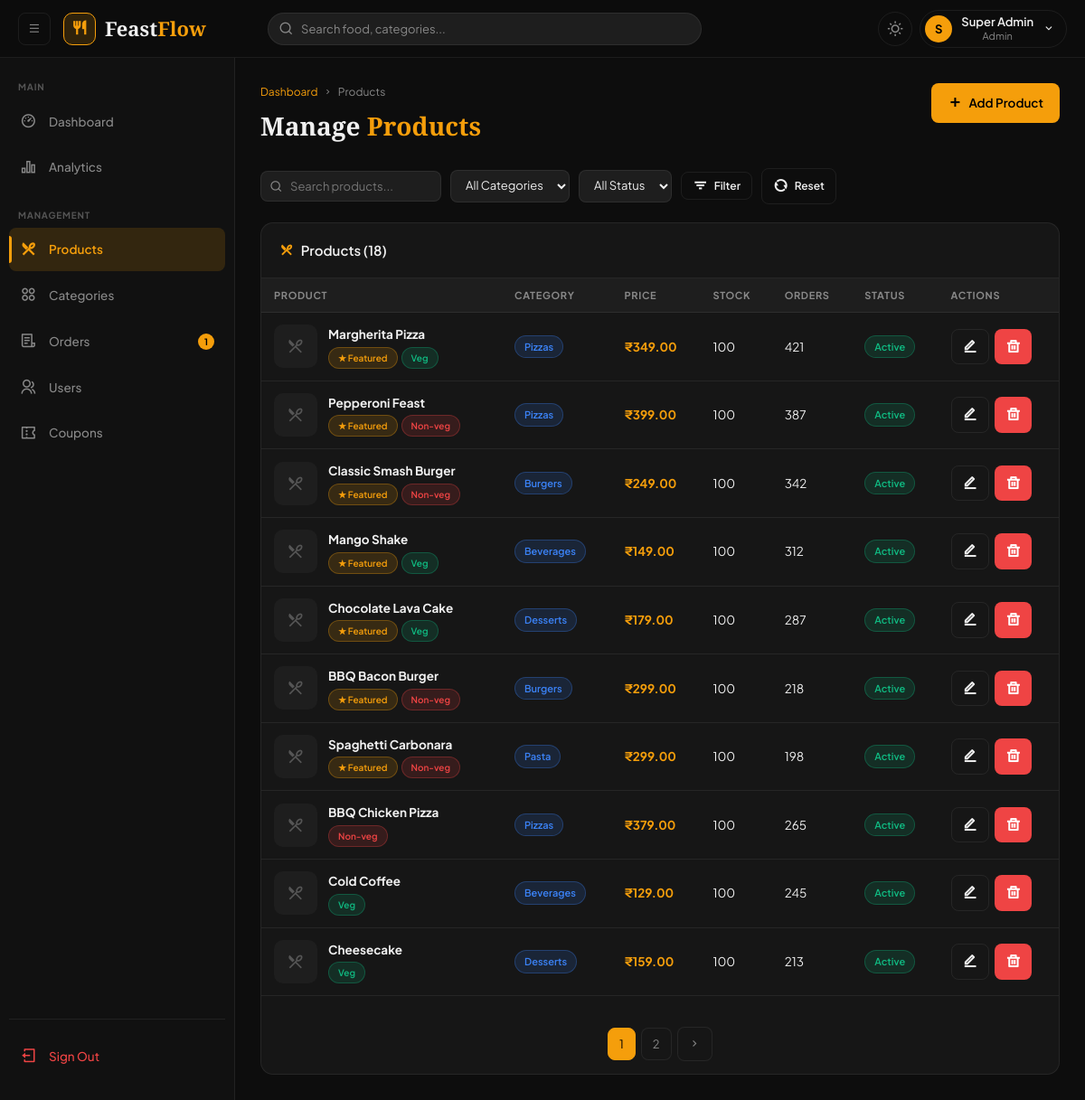
/admin/products.php (signed in), run on the app's committed database.
### tables this page shows
CREATE TABLE IF NOT EXISTS `products` (
    `id`          INT UNSIGNED   NOT NULL AUTO_INCREMENT,
    `category_id` INT UNSIGNED   NOT NULL,
    `name`        VARCHAR(200)   NOT NULL,
    `description` TEXT           NULL,
    `price`       DECIMAL(10,2)  NOT NULL,
    `image`       VARCHAR(255)   NULL,
    `stock`       INT            NOT NULL DEFAULT 100,
    `is_featured` TINYINT(1)     NOT NULL DEFAULT 0,
    `is_veg`      TINYINT(1)     NOT NULL DEFAULT 0,
    `rating`      DECIMAL(3,2)   NOT NULL DEFAULT 0.00,
    `total_orders`INT            NOT NULL DEFAULT 0,
    `status`      ENUM('active','inactive') NOT NULL DEFAULT 'active',
    `created_at`  TIMESTAMP      NOT NULL DEFAULT CURRENT_TIMESTAMP,
    `updated_at`  TIMESTAMP      NOT NULL DEFAULT CURRENT_TIMESTAMP ON UPDATE CURRENT_TIMESTAMP,
    PRIMARY KEY (`id`),
    INDEX `idx_category` (`category_id`),
    INDEX `idx_status`   (`status`),
    INDEX `idx_featured` (`is_featured`),
    CONSTRAINT `fk_product_category` FOREIGN KEY (`category_id`) REFERENCES `categories`(`id`) ON DELETE RESTRICT
);

CREATE TABLE IF NOT EXISTS `categories` (
    `id`          INT UNSIGNED NOT NULL AUTO_INCREMENT,
    `name`        VARCHAR(100) NOT NULL UNIQUE,
    `description` TEXT         NULL,
    `icon`        VARCHAR(100) NULL DEFAULT 'ri-restaurant-line',
    `color`       VARCHAR(20)  NULL DEFAULT '#f59e0b',
    `status`      ENUM('active','inactive') NOT NULL DEFAULT 'active',
    `sort_order`  INT          NOT NULL DEFAULT 0,
    `created_at`  TIMESTAMP    NOT NULL DEFAULT CURRENT_TIMESTAMP,
    PRIMARY KEY (`id`)
);

### admin/products.php (the view, shortened to what this page needs)
<?php
require_once __DIR__ . '/../includes/functions.php';
$action  = $_GET['action'] ?? 'list';
$filters = ['status' => $_GET['status'] ?? '', 'search' => $_GET['search'] ?? '', 'category' => $_GET['category'] ?? ''];
$products = ($action === 'list') ? getProducts(array_merge($filters, ['status' => $filters['status'] ?: null])) : [];
$page    = max(1, (int)($_GET['page'] ?? 1));
$perPage = ROWS_PER_PAGE;
$total   = count($products);
$pages   = max(1, ceil($total / $perPage));
$products = array_slice($products, ($page-1)*$perPage, $perPage);
$pageTitle = ($action === 'add' ? 'Add Product' : ($action === 'edit' ? 'Edit Product' : 'Products'));
include __DIR__ . '/../includes/header.php';
?>
<div class="page-header">
  <div>
    <div class="breadcrumb"><a href="<?= APP_URL ?>/admin/dashboard.php">Dashboard</a><i class="ri-arrow-right-s-line"></i>
    <?= $pageTitle ?>
    </div>
    <h1 class="page-title"><?= $action === 'add' ? 'Add New <span>Product</span>' : ($action === 'edit' ? 'Edit <span>Product</span>' : 'Manage <span>Products</span>') ?></h1>
  </div>
  <?php if ($action === 'list'): ?>
  <a href="?action=add" class="btn btn-primary"><i class="ri-add-line"></i> Add Product</a>
  <?php else: ?>
  <a href="<?= APP_URL ?>/admin/products.php" class="btn btn-outline"><i class="ri-arrow-left-line"></i> Back to List</a>
  <?php endif; ?>
</div>
<?php if ($action === 'list'): ?>
<form method="GET" action="">
  <div class="filters-bar">
    <div class="search-filter">
      <i class="ri-search-line"></i>
      <input type="text" name="search" placeholder="Search products..." value="<?= sanitize($filters['search']) ?>">
    </div>
    <select name="category" class="filter-select">
      <option value="">All Categories</option>
    </select>
    <select name="status" class="filter-select">
      <option value="">All Status</option>
    </select>
    <button type="submit" class="btn btn-outline btn-sm"><i class="ri-filter-3-line"></i> Filter</button>
    <a href="?action=list" class="btn btn-outline btn-sm"><i class="ri-refresh-line"></i> Reset</a>
  </div>
</form>
<div class="card">
  <div class="card-header">
    <div class="card-title"><i class="ri-restaurant-2-line"></i>Products (<?= $total ?>)</div>
  </div>
  <?php if (empty($products)): ?>
  <div class="empty-state"><i class="ri-restaurant-2-line"></i><h3>No products found</h3><p>Try adjusting your filters or add a new product.</p><a href="?action=add" class="btn btn-primary"><i class="ri-add-line"></i> Add Product</a></div>
  <?php else: ?>
  <div class="table-wrapper">
    <table>
      <thead><tr><th>Product</th><th>Category</th><th>Price</th><th>Stock</th><th>Orders</th><th>Status</th><th>Actions</th></tr></thead>
      <tbody>
      <?php foreach ($products as $p): ?>
      <tr data-searchable="<?= sanitize($p['name']) . ' ' . sanitize($p['category_name']) ?>">
        <td>
          <div style="display:flex;align-items:center;gap:12px">
            <div style="width:48px;height:48px;border-radius:10px;overflow:hidden;background:var(--bg-input);flex-shrink:0">
              <?php if ($p['image']): ?>
              <img src="<?= APP_URL ?>/assets/uploads/products/<?= sanitize($p['image']) ?>" style="width:100%;height:100%;object-fit:cover">
              <?php else: ?><div style="display:grid;place-items:center;height:100%;color:var(--text-light);font-size:20px"><i class="ri-restaurant-2-line"></i></div>
              <?php endif; ?>
            </div>
            <div>
              <div class="fw-bold"><?= sanitize($p['name']) ?></div>
              <div style="display:flex;gap:4px;margin-top:3px">
                <?php if ($p['is_featured']): ?><span class="badge badge-warning" style="font-size:10px">★ Featured</span><?php endif; ?>
                <?php if ($p['is_veg']): ?><span class="badge badge-success" style="font-size:10px">Veg</span><?php else: ?><span class="badge badge-danger" style="font-size:10px">Non-veg</span><?php endif; ?>
              </div>
            </div>
          </div>
        </td>
        <td><span class="badge badge-info"><?= sanitize($p['category_name']) ?></span></td>
        <td class="fw-bold text-amber"><?= formatPrice($p['price']) ?></td>
        <td><?= $p['stock'] ?></td>
        <td><?= $p['total_orders'] ?></td>
        <td><?= statusBadge($p['status']) ?></td>
        <td>
          <div style="display:flex;gap:6px">
            <a href="?action=edit&id=<?= $p['id'] ?>" class="btn btn-outline btn-sm"><i class="ri-edit-line"></i></a>
            <a href="?action=delete&id=<?= $p['id'] ?>" class="btn btn-danger btn-sm" data-confirm="Delete '<?= sanitize($p['name']) ?>'? This cannot be undone."><i class="ri-delete-bin-line"></i></a>
          </div>
        </td>
      </tr>
      <?php endforeach; ?>
      </tbody>
    </table>
  </div>
  <?php if ($pages > 1): ?>
  <div style="padding:14px 20px;border-top:1px solid var(--border)">
    <div class="pagination">
      <?php for ($i = max(1,$page-2); $i <= min($pages,$page+2); $i++): ?>
      <a href="?<?= http_build_query(array_merge($filters,['action'=>'list','page'=>$i])) ?>" class="page-btn <?= $i==$page?'active':'' ?>"><?= $i ?></a>
      <?php endfor; ?>
      <?php if ($page < $pages): ?><a href="?<?= http_build_query(array_merge($filters,['action'=>'list','page'=>$page+1])) ?>" class="page-btn"><i class="ri-arrow-right-s-line"></i></a><?php endif; ?>
    </div>
  </div>
  <?php endif; ?>
  <?php endif; ?>
</div>
<?php endif; ?>
<?php include __DIR__ . '/../includes/footer.php'; ?>

### includes/functions.php (shortened to what this page needs)
<?php
function getProducts(array $filters = []): array {
    $pdo = getPDO();
    $sql = "SELECT p.*, c.name AS category_name, c.color AS cat_color
            FROM products p
            JOIN categories c ON p.category_id = c.id
            WHERE 1=1";
    $params = [];
    if (!empty($filters['status'])) {
        $sql .= " AND p.status = ?";
        $params[] = $filters['status'];
    } else {
        $sql .= " AND p.status = 'active'";
    }
    if (!empty($filters['sort'])) {
        $sorts = ['price_asc' => 'p.price ASC', 'price_desc' => 'p.price DESC',
                  'rating' => 'p.rating DESC', 'popular' => 'p.total_orders DESC',
                  'newest' => 'p.created_at DESC'];
        $sql .= " ORDER BY " . ($sorts[$filters['sort']] ?? 'p.is_featured DESC, p.total_orders DESC');
    } else {
        $sql .= " ORDER BY p.is_featured DESC, p.total_orders DESC";
    }
    $stmt = $pdo->prepare($sql);
    $stmt->execute($params);
    return $stmt->fetchAll();
}
function formatPrice(float $price): string {
    return '₹' . number_format($price, 2);
}
function sanitize(string $str): string {
    return htmlspecialchars(trim($str), ENT_QUOTES, 'UTF-8');
}
function statusBadge(string $status): string {
    $map = [
        'pending'          => ['class' => 'badge-warning',  'label' => 'Pending'],
        'confirmed'        => ['class' => 'badge-info',     'label' => 'Confirmed'],
        'preparing'        => ['class' => 'badge-primary',  'label' => 'Preparing'],
        'out_for_delivery' => ['class' => 'badge-purple',   'label' => 'Out for Delivery'],
        'delivered'        => ['class' => 'badge-success',  'label' => 'Delivered'],
        'cancelled'        => ['class' => 'badge-danger',   'label' => 'Cancelled'],
        'active'           => ['class' => 'badge-success',  'label' => 'Active'],
        'inactive'         => ['class' => 'badge-secondary','label' => 'Inactive'],
        'paid'             => ['class' => 'badge-success',  'label' => 'Paid'],
        'banned'           => ['class' => 'badge-danger',   'label' => 'Banned'],
    ];
    $b = $map[$status] ?? ['class' => 'badge-secondary', 'label' => ucfirst($status)];
    return "<span class=\"badge {$b['class']}\">{$b['label']}</span>";
}

### data on the page
products: name "Margherita Pizza", is_featured "★ Featured", is_veg "Veg", category.name "Pizzas", price "₹349.00", stock "100", total_orders "421", status "Active"
products: name "Pepperoni Feast", is_featured "★ Featured", is_veg "Non-veg", category.name "Pizzas", price "₹399.00", stock "100", total_orders "387", status "Active"
products: name "Classic Smash Burger", is_featured "★ Featured", is_veg "Non-veg", category.name "Burgers", price "₹249.00", stock "100", total_orders "342", status "Active"
products: name "Mango Shake", is_featured "★ Featured", is_veg "Veg", category.name "Beverages", price "₹149.00", stock "100", total_orders "312", status "Active"
products: name "Chocolate Lava Cake", is_featured "★ Featured", is_veg "Veg", category.name "Desserts", price "₹179.00", stock "100", total_orders "287", status "Active"
products: name "BBQ Bacon Burger", is_featured "★ Featured", is_veg "Non-veg", category.name "Burgers", price "₹299.00", stock "100", total_orders "218", status "Active"
products: name "Spaghetti Carbonara", is_featured "★ Featured", is_veg "Non-veg", category.name "Pasta", price "₹299.00", stock "100", total_orders "198", status "Active"
products: name "BBQ Chicken Pizza", is_veg "Non-veg", category.name "Pizzas", price "₹379.00", stock "100", total_orders "265", status "Active"
products: name "Cold Coffee", is_veg "Veg", category.name "Beverages", price "₹129.00", stock "100", total_orders "245", status "Active"
products: name "Cheesecake", is_veg "Veg", category.name "Desserts", price "₹159.00", stock "100", total_orders "213", status "Active"

### other printed values
substr($_SESSION['user_name'] ?? 'U', 0, 1) "S"
$_SESSION['user_name'] "Super Admin"
$_SESSION['user_role'] "Admin"
$pending "1"
$pageTitle "Products"
$total "18"
